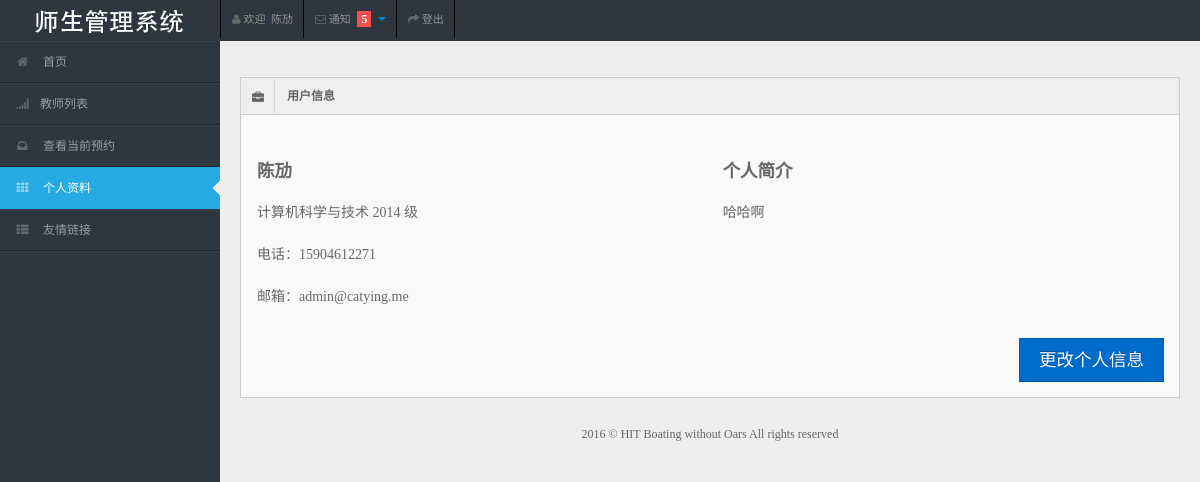
The app's page /auth/detail/ (signed in), older data.
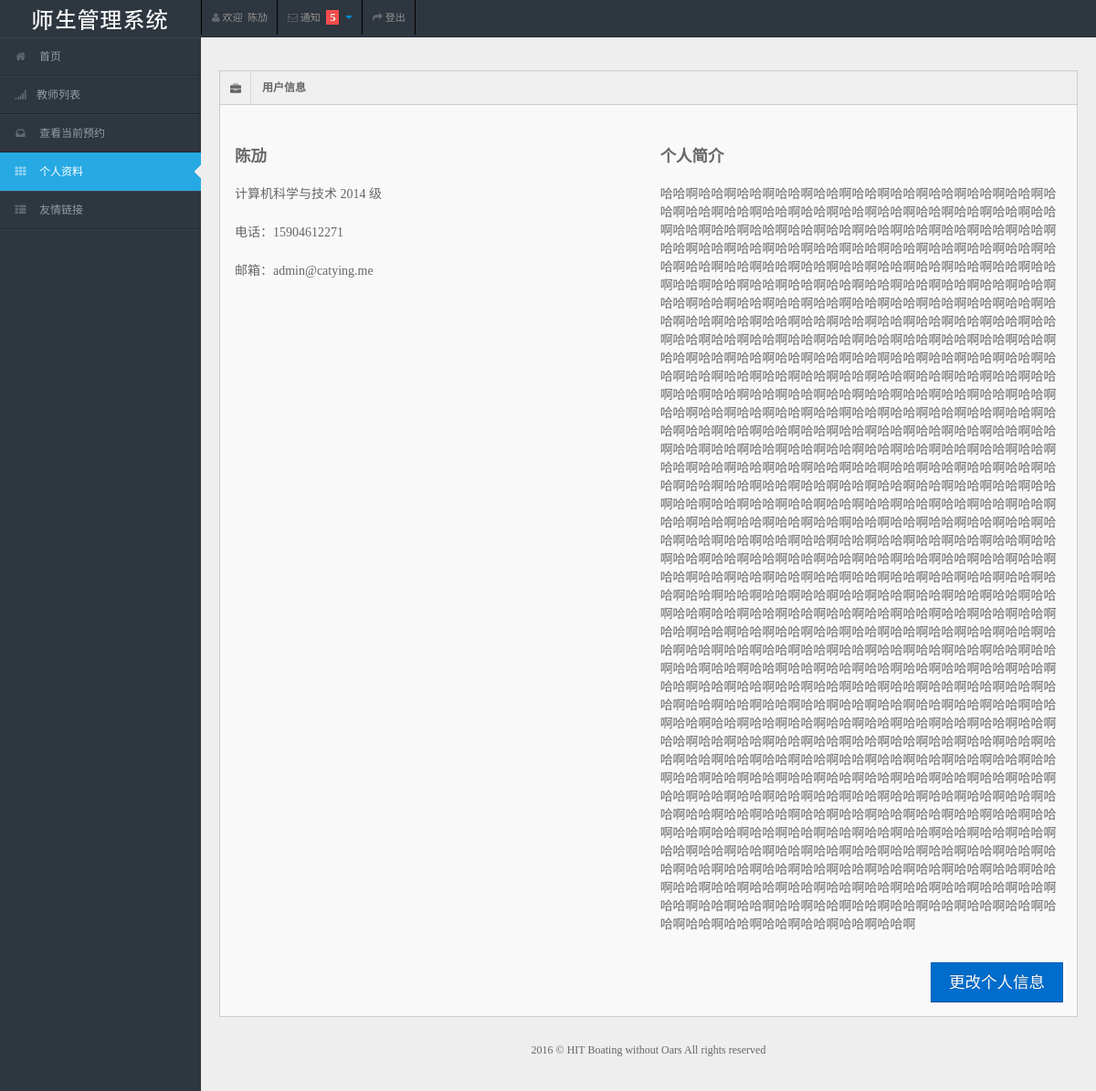
The same page, newer data.
### authentication/models.py (models this page shows, shortened)
class MyUser(models.Model):
    user = models.OneToOneField(User)
    name = models.CharField(max_length=64)
    identity = models.IntegerField(default=1)

class StudentInfo(models.Model):
    student_id = models.CharField(max_length=16, blank=True)
    e_mail = models.EmailField(blank=True)
    cellphone = models.CharField(max_length=64, blank=True)
    cell_private = models.BooleanField(default=False, blank=True)
    college = models.CharField(max_length=64, blank=True)
    grade = models.IntegerField(blank=True, null=True)
    description = models.TextField(blank=True)
    myuser = models.OneToOneField(MyUser)

### authentication/views.py (the view)
class InfoDetailView(LoginRequiredMixin, FrontMixin, DetailView):
    context_object_name = 'user'
    template_name = 'authentication/detail.html'
    login_url = reverse_lazy("login")
    def get_object(self, queryset=None):
        return self.request.user.myuser
    def get_context_data(self, **kwargs):
        context = super(InfoDetailView, self).get_context_data(**kwargs)
        context['active'] = 'detail'
        return context

### authentication/mixin.py (called while the page is built)
    def get_context_data(self, **kwargs):
        context = super(AuthMixin, self).get_context_data(**kwargs)
        if self.request.user.is_authenticated():
            myuser = self.request.user.myuser
            context['myuser'] = myuser
        return context

### website/mixin.py (called while the page is built)
    def get_context_data(self, **kwargs):
        return super(FrontMixin, self).get_context_data(**kwargs)

### templates/authentication/detail.html (shortened to what this page needs)
{% extends 'website/base.html' %}
{% load staticfiles %}
{% block content %}
    <div class="container-fluid">
        <div class="row-fluid">
            <div class="span12">
                <div class="widget-box">
                    <div class="widget-title"><span class="icon"> <i class="icon-briefcase"></i> </span>
                        <h5>用户信息</h5>
                    </div>
                    <div class="widget-content">
                        <div class="row-fluid">
                            <div class="span6">
                                <table class="">
                                    <tbody>
                                    <tr>
                                        <td><h4>{{ myuser.name }}</h4></td>
                                    </tr>
                                    <tr>
                                        <td>
                                            <h5 style="font-weight: 400;">{{ myuser.studentinfo.college }}&nbsp;{{ myuser.studentinfo.grade }}
                                                级</h5></td>
                                    </tr>
                                    <tr>
                                        <td><h5 style="font-weight: 400;">电话：{{ myuser.studentinfo.cellphone }}</h5>
                                        </td>
                                    </tr>
                                    <tr>
                                        <td><h5 style="font-weight: 400;">邮箱：{{ myuser.studentinfo.e_mail }}</h5></td>
                                    </tr>
                                    </tbody>
                                </table>
                            </div>
                            <div class="span6">
                                <table class="">
                                    <tbody>
                                    <tr>
                                        <td><h4>个人简介</h4></td>
                                    </tr>
                                    <tr>
                                        <td><h5 style="font-weight: 400;">{{ myuser.studentinfo.description }}</h5></td>
                                    </tr>
                                    </tbody>
                                </table>
                            </div>
                        </div>
                        <div class="row-fluid">
                            <div class="span12">
                                <div class="pull-right">
                                    <br>
                                    <a class="btn btn-primary btn-large pull-right" href="{% url 'stu_update' %}">更改个人信息</a>
                                </div>
                            </div>
                        </div>
                    </div>
                </div>
            </div>
        </div>
    </div>
{% endblock %}

### templates/website/base.html (shortened to what this page needs)
{% load staticfiles %}
<!DOCTYPE html>
<html lang="zh-CN">
<head>
    <link rel="stylesheet" href="{% static 'css/bootstrap.min.css' %}"/>
    <link rel="stylesheet" href="{% static 'css/bootstrap-responsive.min.css' %}"/>
    <link rel="stylesheet" href="{% static 'css/fullcalendar.css' %}"/>
    <link rel="stylesheet" href="{% static 'css/matrix-style.css' %}"/>
    <link rel="stylesheet" href="{% static 'css/matrix-media.css' %}"/>
    <link href="{% static 'font-awesome/css/font-awesome.css' %}" rel="stylesheet"/>
    <link rel="stylesheet" href="{% static 'css/jquery.gritter.css' %}"/>
    <link href="{% static 'css/google.css' %}" rel='stylesheet' type='text/css'>
</head>
<body>
<div id="header">
    <h1><a href="#" style="background: url({% static 'img/logo.png' %}) no-repeat scroll 0 0 transparent;">教师管理系统</a>
    </h1>
</div>
<div id="user-nav" class="navbar navbar-inverse">
    <ul class="nav">
        <li class="" id="profile-messages"><a title="" href="{% url 'detail' %}"><i
                class="icon icon-user"></i> <span class="text">欢迎 &nbsp;{{ myuser.name }}</span></a>
        </li>
        <li class="" id="menu-messages"><a href="#" data-toggle="dropdown" data-target="#menu-messages"
                                           class="dropdown-toggle"><i class="icon icon-envelope"></i> <span
                class="text">通知</span> <span class="label label-important">5</span> <b class="caret"></b></a>
        </li>
        <li class=""><a href="{% url 'logout' %}"><i class="icon icon-share-alt"></i> <span
                class="text">登出</span></a>
        </li>
    </ul>
</div>
<div id="sidebar"><a href="#" class="visible-phone"> Dashboard</a>
    <ul>
        <li id="index"><a href="{% url 'index' %}"><i class="icon icon-home"></i> <span>首页</span></a></li>
        <li id="list"><a href=""><i class="icon icon-signal"></i><span>教师列表</span></a></li>
        <li id="history"><a href=""><i class="icon icon-inbox"></i> <span>查看当前预约</span></a></li>
        <li id="detail"><a href="{% url 'detail' %}"><i class="icon icon-th"></i> <span>个人资料</span></a></li>
        <li class="submenu"><a href="#"><i class="icon icon-th-list"></i> <span>友情链接</span></a>
        </li>
    </ul>
</div>
<div id="content">
    {% block content %}
    {% endblock %}
    <div class="row-fluid">
        <div id="footer" class="span12"> 2016 &copy; HIT Boating without Oars All rights reserved</div>
    </div>
</div>
</body>
</html>

### website/static/css/matrix-style.css (style rules this page uses)
* { outline:none !important; -moz-outline: none !important; font-family: "Microsoft YaHei UI"; }
html, body { height:100% }
body { overflow-x: hidden; margin-top: -10px; font-family: 'Open Sans', sans-serif; font-size:12px; color:#666; }
a { color:#666; }
select, textarea, input[type="text"], input[type="password"], input[type="datetime"], input[type="datetime-local"], input[type="date"], input[type="month"], input[type="time"], input[type="week"], input[type="number"], input[type="email"], input[type="url"], input[type="search"], input[type="tel"], input[type="color"], .uneditable-input, .label, .dropdown-menu, .btn, .well, .progress, .table-bordered, .btn-group > .btn:first-child, .btn-group > .btn:last-child, .btn-group > .btn:last-child, .btn-group > .dropdown-toggle, .alert { border-radius:0px; }
.btn, textarea, input[type="text"], input[type="password"], input[type="datetime"], input[type="datetime-local"], input[type="date"], input[type="month"], input[type="time"], input[type="week"], input[type="number"], input[type="email"], input[type="url"], input[type="search"], input[type="tel"], input[type="color"], .uneditable-input { box-shadow:none; }
.progress, .progress-success .bar, .progress .bar-success, .progress-warning .bar, .progress .bar-warning, .progress-danger .bar, .progress .bar-danger, .progress-info .bar, .progress .bar-info, .btn, .btn-primary { background-image:none; }
#footer { padding:10px; text-align:center; }
.label-important, .badge-important { background:#f74d4d; }
#header { position: relative; width: 100%; z-index: -9; }
#header h1 { height: 31px; left: 20px; line-height: 600px; overflow: hidden; position: relative; top: 10px; width: 191px; }
#header h1 a { display: block; }
#user-nav { position: absolute; left: 220px; top:0px; z-index: 20; margin: 0; }
#user-nav > ul { margin: 0; padding: 0; list-style: none; border-right: 1px solid #2e363f;border-left: 1px solid #000; }
#user-nav > ul > li { float: left; list-style-type: none; margin: 0; position: relative; padding: 0; border-left: 1px solid #2e363f; border-right: 1px solid #000; }
#user-nav > ul > li > a { padding:9px 10px; display: block; font-size: 11px; }
#user-nav > ul > li > a > i, #sidebar li a i { opacity: .5; margin-top: 2px; }
#user-nav > ul > li > a > .label { vertical-align: middle; padding: 1px 4px 1px; margin: -2px 4px 0; display: inline-block; }
#sidebar { display: block; float: left; position: relative; width: 220px; z-index: 16; }
#sidebar > ul { list-style: none; margin: 0px 0 0; padding: 0; position: absolute; width: 220px; }
#sidebar > ul > li { display: block; position: relative; }
#sidebar > ul > li > a { padding: 10px 0 10px 15px; display: block; color: #939da8; }
#sidebar > ul > li > a > i { margin-right: 10px; }
#sidebar > ul > li.active > a { background: url("../img/menu-active.png") no-repeat scroll right center transparent !important; text-decoration:none; }
#content { background: none repeat scroll 0 0 #eeeeee; margin-left: 220px; margin-right: 0; padding-bottom: 25px; position: relative; min-height:100%; width: auto; }
.container-fluid .row-fluid:first-child { margin-top: 20px; }
.widget-box { background: none repeat scroll 0 0 #F9F9F9; border-left: 1px solid #CDCDCD; border-top: 1px solid #CDCDCD; border-right: 1px solid #CDCDCD; clear: both; margin-top: 16px; margin-bottom: 16px; position: relative; }
.widget-title, .modal-header, .table th, div.dataTables_wrapper .ui-widget-header { background:#efefef; border-bottom: 1px solid #CDCDCD; height: 36px; }
.widget-title span.icon { padding: 9px 10px 7px 11px; float: left; border-right:1px solid #dadada; }
.widget-title h5 { color: #666; float: left; font-size: 12px; font-weight: bold; padding: 12px; line-height: 12px; margin: 0; }
.widget-content { padding:15px; border-bottom: 1px solid #cdcdcd; }

### website/static/css/matrix-media.css (style rules this page uses)
body { background:#2E363F; }
#header { margin-top:10px; }
#sidebar > ul { border-bottom: 1px solid #37414b }
#sidebar > ul > li { border-top: 1px solid #37414b; border-bottom: 1px solid #1f262d; }
#sidebar > ul > li.active { background-color: #27a9e3; border-bottom: 1px solid #27a9e3; border-top: 1px solid #27a9e3; }
#sidebar > ul > li.active a { color:#fff; text-decoration:none; }

Row changes from the older to the newer data that the page shows:
changed through a linked row, MyUser "陈劢": studentinfo.description "哈哈啊" → "哈哈啊哈哈啊哈哈啊哈哈啊哈哈啊哈哈啊哈哈啊哈哈啊哈哈啊哈哈啊哈哈啊哈哈啊哈哈啊哈哈啊哈哈啊哈哈啊哈哈啊哈哈啊哈哈啊哈哈啊哈哈啊哈哈啊哈哈啊哈哈啊哈哈啊哈哈啊哈哈啊哈哈啊哈哈啊哈哈啊哈哈啊哈哈啊哈哈啊哈哈啊哈哈啊哈哈啊哈哈啊哈哈啊哈哈啊哈哈啊哈哈啊哈哈啊哈哈啊哈哈啊哈哈啊哈哈啊哈哈啊哈哈啊哈哈啊哈哈啊哈哈啊哈哈啊哈哈啊哈哈啊哈哈啊哈哈啊哈哈啊哈哈啊哈哈啊哈哈啊哈哈啊哈哈啊哈哈啊哈哈啊哈哈啊哈哈啊哈哈啊哈哈啊哈哈啊哈哈啊哈哈啊哈哈啊哈哈啊哈哈啊哈哈啊哈哈啊哈哈啊哈哈啊哈哈啊哈哈啊哈哈啊哈哈啊哈哈啊哈哈啊哈哈啊哈哈啊哈哈啊哈哈啊哈哈啊哈哈啊哈哈啊哈哈啊哈哈啊哈哈啊哈哈啊哈哈啊哈哈啊哈哈啊哈哈啊哈哈啊哈哈啊哈哈啊哈哈啊哈哈啊哈哈啊哈哈啊哈哈啊哈哈啊哈哈啊哈哈啊哈哈啊哈哈啊哈哈啊哈哈啊哈哈啊哈哈啊哈哈啊哈哈啊哈哈啊哈哈啊哈哈啊哈哈啊哈哈啊哈哈啊哈哈啊哈哈啊哈哈啊哈哈啊哈哈啊哈哈啊哈哈啊哈哈啊哈哈啊哈哈啊哈哈啊哈哈啊哈哈啊哈哈啊哈哈啊哈哈啊哈哈啊哈哈啊哈哈啊哈哈啊哈哈啊哈哈啊哈哈啊哈哈啊哈哈啊哈哈啊哈哈啊哈哈啊哈哈啊哈哈啊哈哈啊哈哈啊哈哈啊哈哈啊哈哈啊哈哈啊哈哈啊哈哈啊哈哈啊哈哈啊哈哈啊哈哈啊哈哈啊哈哈啊哈哈啊哈哈啊哈哈啊哈哈啊哈哈啊哈哈啊哈哈啊哈哈啊哈哈啊哈哈啊哈哈啊哈哈啊哈哈啊哈哈啊哈哈啊哈哈啊哈哈啊哈哈啊哈哈啊哈哈啊哈哈啊哈哈啊哈哈啊哈哈啊哈哈啊哈哈啊哈哈啊哈哈啊哈哈啊哈哈啊哈哈啊哈哈啊哈哈啊哈哈啊哈哈啊哈哈啊哈哈啊哈哈啊哈哈啊哈哈啊哈哈啊哈哈啊哈哈啊哈哈啊哈哈啊哈哈啊哈哈啊哈哈啊哈哈啊哈哈啊哈哈啊哈哈啊哈哈啊哈哈啊哈哈啊哈哈啊哈哈啊哈哈啊哈哈啊哈哈啊哈哈啊哈哈啊哈哈啊哈哈啊哈哈啊哈…"
